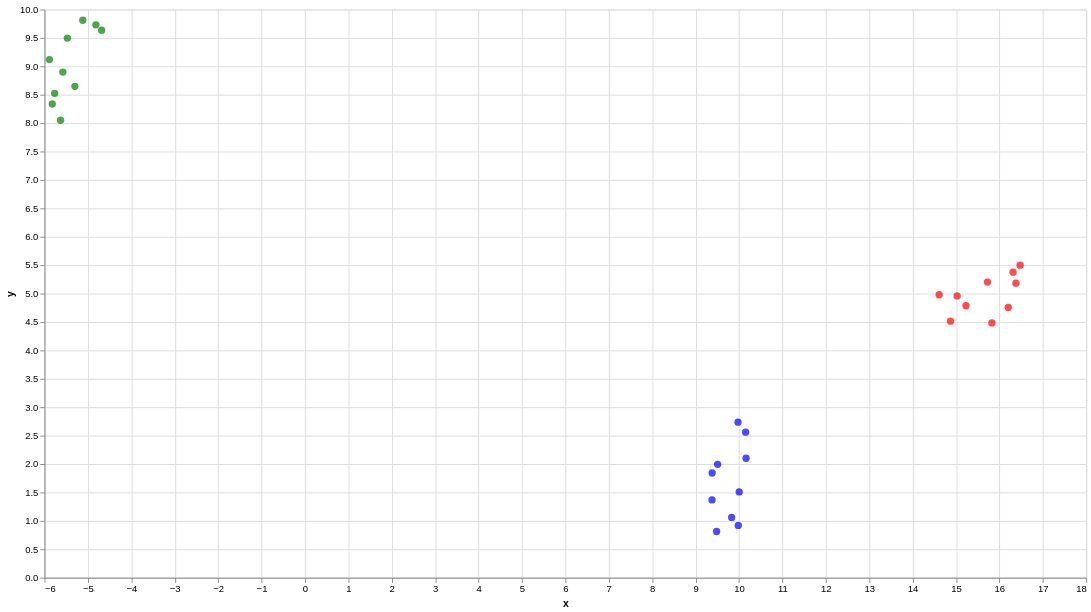

Here is the notebook cell this chart was saved with:
### Code cell
#Now reduce dimensions a lot
# now use openai new models
from openai import OpenAI
client = OpenAI()
client.api_key = os.getenv('OPENAI_API_KEY_NOT_AZURE')

response_te3_large_128 = client.embeddings.create(
    input=sentences,
    dimensions=128,
    model="text-embedding-3-large"
)

embeddings_te3_large_128 = []
for data in response_te3_large_128.data:
    embeddings_te3_large_128.append(data.embedding)

chart = plot_embeddings(sentences, embeddings_te3_large_128)
chart.interactive()

### Figure 1 — Vega-Lite specification as saved in the notebook (floating-point values rounded to 4 significant figures)
{"config": {"view": {"continuousWidth": 300, "continuousHeight": 300}}, "data": {"name": "data-46cd0f9fbf3372d471001214cd069769"}, "mark": {"type": "circle", "size": 60}, "encoding": {"color": {"field": "color", "scale": null, "type": "nominal"}, "tooltip": [{"field": "text", "type": "nominal"}], "x": {"field": "x", "type": "quantitative"}, "y": {"field": "y", "type": "quantitative"}}, "height": 600, "params": [{"name": "param_6", "select": {"type": "interval", "encodings": ["x", "y"]}, "bind": "scales"}], "width": 1100, "$schema": "https://vega.github.io/schema/vega-lite/v5.20.1.json", "datasets": {"data-46cd0f9fbf3372d471001214cd069769": [{"x": 10.01, "y": 1.509, "text": "I planted a maple tree in the backyard.", "color": "blue"}, {"x": 9.38, "y": 1.369, "text": "The tree provides shade during hot summer days.", "color": "blue"}, {"x": 9.508, "y": 1.994, "text": "We sat under the old oak tree.", "color": "blue"}, {"x": 9.832, "y": 1.06, "text": "The tree blossoms in the spring.", "color": "blue"}, {"x": 9.983, "y": 0.9191, "text": "The apple tree bears fruit every autumn.", "color": "blue"}, {"x": 10.16, "y": 2.101, "text": "The tree's roots were deep in the ground.", "color": "blue"}, {"x": 9.977, "y": 2.737, "text": "The tree's leaves turned yellow and fell off.", "color": "blue"}, {"x": 9.485, "y": 0.8131, "text": "The pine tree stood tall in the forest.", "color": "blue"}, {"x": 9.382, "y": 1.842, "text": "The willow tree hung over the pond.", "color": "blue"}, {"x": 10.15, "y": 2.56, "text": "The tree was cut down to make room for new construction.", "color": "blue"}, {"x": 16.2, "y": 4.756, "text": "The binary tree is a fundamental data structure in computer science.", "color": "red"}, {"x": 15.23, "y": 4.786, "text": "Each node in the tree stores a piece of data.", "color": "red"}, {"x": 15.73, "y": 5.202, "text": "The tree structure allows efficient search and sort operations.", "color": "red"}, {"x": 16.32, "y": 5.376, "text": "The tree is traversed in a pre-order, in-order, or post-order manner.", "color": "red"}, {"x": 16.38, "y": 5.184, "text": "A balanced binary tree offers optimal performance.", "color": "red"}, {"x": 14.87, "y": 4.514, "text": "The tree's root node has no parent.", "color": "red"}, {"x": 15.03, "y": 4.958, "text": "Each node in the tree has a link to its parent and children.", "color": "red"}, {"x": 14.61, "y": 4.979, "text": "The tree's leaf nodes have no children.", "color": "red"}, {"x": 15.83, "y": 4.483, "text": "A tree in computer science is not necessarily rooted.", "color": "red"}, {"x": 16.48, "y": 5.5, "text": "The tree algorithm was implemented recursively.", "color": "red"}, {"x": -5.578, "y": 8.898, "text": "My family tree traces back to the 16th century.", "color": "green"}, {"x": -5.767, "y": 8.524, "text": "I am researching my family tree.", "color": "green"}, {"x": -5.301, "y": 8.647, "text": "My family tree has branches all over the world.", "color": "green"}, {"x": -5.12, "y": 9.811, "text": "The family tree shows our genealogy.", "color": "green"}, {"x": -5.821, "y": 8.336, "text": "I found an interesting ancestor in our family tree.", "color": "green"}, {"x": -5.886, "y": 9.118, "text": "My family tree is quite complex.", "color": "green"}, {"x": -5.473, "y": 9.497, "text": "Our family tree includes several notable individuals.", "color": "green"}, {"x": -4.816, "y": 9.73, "text": "The family tree reveals our heritage.", "color": "green"}, {"x": -5.63, "y": 8.05, "text": "I discovered distant relatives through the family tree.", "color": "green"}, {"x": -4.684, "y": 9.634, "text": "The family tree helps us understand our roots.", "color": "green"}]}}
